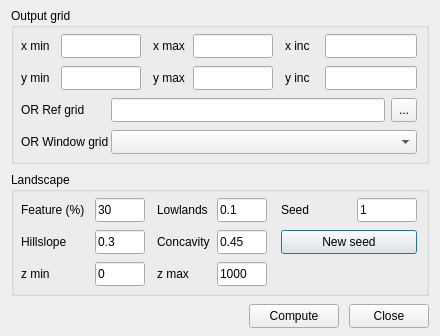
<?xml version="1.0" encoding="UTF-8"?>
<ui version="4.0">
 <class>SynthTerrainDialog</class>
 <widget class="QDialog" name="SynthTerrainDialog">
  <property name="geometry"><rect><x>0</x><y>0</y><width>440</width><height>336</height></rect></property>
  <property name="windowTitle"><string>Synthetic terrain</string></property>
  <widget class="QGroupBox" name="group_region">
   <property name="geometry"><rect><x>11</x><y>8</y><width>418</width><height>156</height></rect></property>
   <property name="title"><string>Output grid</string></property>
   <widget class="QLabel" name="label_xmin">
    <property name="geometry"><rect><x>10</x><y>26</y><width>40</width><height>24</height></rect></property>
    <property name="text"><string>x min</string></property>
   </widget>
   <widget class="QLineEdit" name="edit_xmin">
    <property name="geometry"><rect><x>50</x><y>26</y><width>80</width><height>24</height></rect></property>
   </widget>
   <widget class="QLabel" name="label_xmax">
    <property name="geometry"><rect><x>142</x><y>26</y><width>40</width><height>24</height></rect></property>
    <property name="text"><string>x max</string></property>
   </widget>
   <widget class="QLineEdit" name="edit_xmax">
    <property name="geometry"><rect><x>182</x><y>26</y><width>80</width><height>24</height></rect></property>
   </widget>
   <widget class="QLabel" name="label_xinc">
    <property name="geometry"><rect><x>274</x><y>26</y><width>40</width><height>24</height></rect></property>
    <property name="text"><string>x inc</string></property>
   </widget>
   <widget class="QLineEdit" name="edit_xinc">
    <property name="geometry"><rect><x>314</x><y>26</y><width>92</width><height>24</height></rect></property>
    <property name="toolTip"><string>Node spacing along x. The node count is (x max - x min) / x inc + 1.</string></property>
   </widget>
   <widget class="QLabel" name="label_ymin">
    <property name="geometry"><rect><x>10</x><y>58</y><width>40</width><height>24</height></rect></property>
    <property name="text"><string>y min</string></property>
   </widget>
   <widget class="QLineEdit" name="edit_ymin">
    <property name="geometry"><rect><x>50</x><y>58</y><width>80</width><height>24</height></rect></property>
   </widget>
   <widget class="QLabel" name="label_ymax">
    <property name="geometry"><rect><x>142</x><y>58</y><width>40</width><height>24</height></rect></property>
    <property name="text"><string>y max</string></property>
   </widget>
   <widget class="QLineEdit" name="edit_ymax">
    <property name="geometry"><rect><x>182</x><y>58</y><width>80</width><height>24</height></rect></property>
   </widget>
   <widget class="QLabel" name="label_yinc">
    <property name="geometry"><rect><x>274</x><y>58</y><width>40</width><height>24</height></rect></property>
    <property name="text"><string>y inc</string></property>
   </widget>
   <widget class="QLineEdit" name="edit_yinc">
    <property name="geometry"><rect><x>314</x><y>58</y><width>92</width><height>24</height></rect></property>
    <property name="toolTip"><string>Node spacing along y. The node count is (y max - y min) / y inc + 1.</string></property>
   </widget>
   <widget class="QLabel" name="label_refgrid">
    <property name="geometry"><rect><x>10</x><y>90</y><width>90</width><height>24</height></rect></property>
    <property name="text"><string>OR Ref grid</string></property>
   </widget>
   <widget class="QLineEdit" name="edit_refgrid">
    <property name="geometry"><rect><x>100</x><y>90</y><width>274</width><height>24</height></rect></property>
   </widget>
   <widget class="QToolButton" name="push_refgrid">
    <property name="geometry"><rect><x>380</x><y>90</y><width>26</width><height>24</height></rect></property>
    <property name="text"><string>...</string></property>
   </widget>
   <widget class="QLabel" name="label_wingrid">
    <property name="geometry"><rect><x>10</x><y>122</y><width>90</width><height>24</height></rect></property>
    <property name="text"><string>OR Window grid</string></property>
   </widget>
   <widget class="QComboBox" name="combo_wingrid">
    <property name="geometry"><rect><x>100</x><y>122</y><width>306</width><height>24</height></rect></property>
   </widget>
  </widget>
  <widget class="QGroupBox" name="group_shape">
   <property name="geometry"><rect><x>11</x><y>172</y><width>418</width><height>124</height></rect></property>
   <property name="title"><string>Landscape</string></property>
   <widget class="QLabel" name="label_feature">
    <property name="geometry"><rect><x>10</x><y>26</y><width>72</width><height>24</height></rect></property>
    <property name="text"><string>Feature (%)</string></property>
   </widget>
   <widget class="QLineEdit" name="edit_feature">
    <property name="geometry"><rect><x>84</x><y>26</y><width>50</width><height>24</height></rect></property>
    <property name="toolTip"><string>Size of the uplift pattern (the mountain belts and the basins between them), in percent of the larger side of the grid. Small values give many small ranges, large values a few big ones.</string></property>
    <property name="text"><string>30</string></property>
   </widget>
   <widget class="QLabel" name="label_lowlands">
    <property name="geometry"><rect><x>146</x><y>26</y><width>58</width><height>24</height></rect></property>
    <property name="text"><string>Lowlands</string></property>
   </widget>
   <widget class="QLineEdit" name="edit_lowlands">
    <property name="geometry"><rect><x>206</x><y>26</y><width>50</width><height>24</height></rect></property>
    <property name="toolTip"><string>From 0 to 0.9: share of the area that barely rises, which becomes plains and basins. 0 = mountains everywhere.</string></property>
    <property name="text"><string>0.1</string></property>
   </widget>
   <widget class="QLabel" name="label_seed">
    <property name="geometry"><rect><x>270</x><y>26</y><width>70</width><height>24</height></rect></property>
    <property name="text"><string>Seed</string></property>
   </widget>
   <widget class="QLineEdit" name="edit_seed">
    <property name="geometry"><rect><x>346</x><y>26</y><width>60</width><height>24</height></rect></property>
    <property name="toolTip"><string>Any whole number. The same seed and settings always give the same terrain.</string></property>
    <property name="text"><string>1</string></property>
   </widget>
   <widget class="QLabel" name="label_hillslope">
    <property name="geometry"><rect><x>10</x><y>58</y><width>72</width><height>24</height></rect></property>
    <property name="text"><string>Hillslope</string></property>
   </widget>
   <widget class="QLineEdit" name="edit_hillslope">
    <property name="geometry"><rect><x>84</x><y>58</y><width>50</width><height>24</height></rect></property>
    <property name="toolTip"><string>From 0 to 1: how strongly soil creeps down the slopes. Low: sharp ridges and narrow valleys; high: rounded hills.</string></property>
    <property name="text"><string>0.3</string></property>
   </widget>
   <widget class="QLabel" name="label_concavity">
    <property name="geometry"><rect><x>146</x><y>58</y><width>58</width><height>24</height></rect></property>
    <property name="text"><string>Concavity</string></property>
   </widget>
   <widget class="QLineEdit" name="edit_concavity">
    <property name="geometry"><rect><x>206</x><y>58</y><width>50</width><height>24</height></rect></property>
    <property name="toolTip"><string>From 0.2 to 0.8: the stream-power exponent m. Higher values make the rivers flatten faster downstream (steep headwaters, low broad valleys). 0.45 is typical of real rivers.</string></property>
    <property name="text"><string>0.45</string></property>
   </widget>
   <widget class="QPushButton" name="push_newseed">
    <property name="geometry"><rect><x>270</x><y>58</y><width>136</width><height>24</height></rect></property>
    <property name="toolTip"><string>Put a new random seed in the Seed box.</string></property>
    <property name="text"><string>New seed</string></property>
   </widget>
   <widget class="QLabel" name="label_zmin">
    <property name="geometry"><rect><x>10</x><y>90</y><width>72</width><height>24</height></rect></property>
    <property name="text"><string>z min</string></property>
   </widget>
   <widget class="QLineEdit" name="edit_zmin">
    <property name="geometry"><rect><x>84</x><y>90</y><width>50</width><height>24</height></rect></property>
    <property name="toolTip"><string>Height of the lowest node.</string></property>
    <property name="text"><string>0</string></property>
   </widget>
   <widget class="QLabel" name="label_zmax">
    <property name="geometry"><rect><x>146</x><y>90</y><width>58</width><height>24</height></rect></property>
    <property name="text"><string>z max</string></property>
   </widget>
   <widget class="QLineEdit" name="edit_zmax">
    <property name="geometry"><rect><x>206</x><y>90</y><width>50</width><height>24</height></rect></property>
    <property name="toolTip"><string>Height of the highest node.</string></property>
    <property name="text"><string>1000</string></property>
   </widget>
  </widget>
  <widget class="QPushButton" name="push_compute">
   <property name="geometry"><rect><x>249</x><y>304</y><width>90</width><height>24</height></rect></property>
   <property name="text"><string>Compute</string></property>
  </widget>
  <widget class="QPushButton" name="push_close">
   <property name="geometry"><rect><x>349</x><y>304</y><width>80</width><height>24</height></rect></property>
   <property name="text"><string>Close</string></property>
  </widget>
 </widget>
 <resources/>
 <connections/>
</ui>
